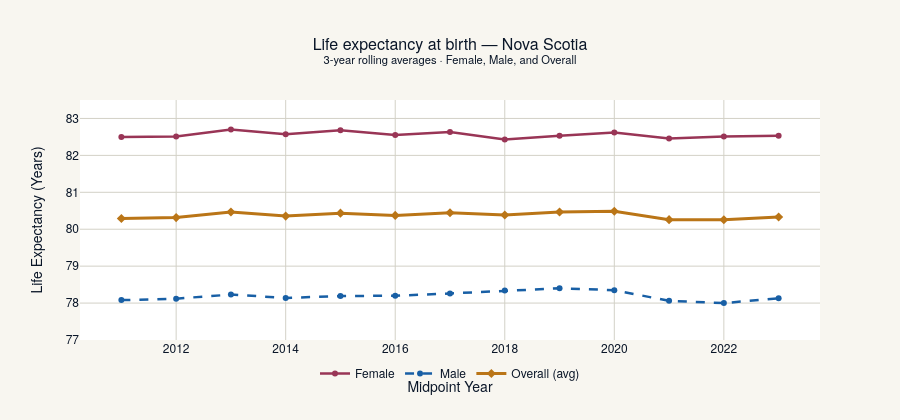

Notebook code cell kept with this figure:
### Markdown cell above
### 2.2 Life Expectancy at Birth

Life expectancy data is reported as 3-year rolling averages (e.g., "2010 to 2012"). We extract the midpoint year and use **life expectancy at birth (age 0)** — the WHO/Statistics Canada standard for population-level health benchmarking.

**Why at birth?** It captures the full mortality burden across all ages compressed into a single number. Using life expectancy at, say, age 65 would only measure elderly survival — missing the impact of chronic disease on working-age Nova Scotians, which is exactly where socioeconomic effects are strongest.

**The free healthcare angle:** Under Canada's universal system, you'd hope life expectancy would be *rising* as healthcare improves. In NS, it has been essentially **flat** at ~80.3 years for a decade. This stagnation is itself a finding — access to care is necessary but not sufficient.

### Code cell
# ============================================================
# 2.2 LIFE EXPECTANCY → Province Level
# ============================================================
life = pd.read_csv('./clean/life_expectancy.csv')
life_birth = life[life['Age group'] == '0 years'].copy()
life_birth['Year'] = life_birth['Year Period'].apply(lambda x: int(x.split(' to ')[0]) + 1)

# Keep gender-level for viz, then average for merge
life_gender = life_birth.groupby(['Year', 'Gender'])['Life Expectancy'].mean().reset_index()
life_yearly = life_birth.groupby('Year')['Life Expectancy'].mean().reset_index()
life_yearly.columns = ['Year', 'Life_Expectancy']

print(f"Life expectancy at birth: {life_yearly['Year'].min()}–{life_yearly['Year'].max()}")
print(f"Range: {life_yearly['Life_Expectancy'].min():.2f} – {life_yearly['Life_Expectancy'].max():.2f} years")
print(f"Total variation over decade: {life_yearly['Life_Expectancy'].max() - life_yearly['Life_Expectancy'].min():.2f} years")

# --- Interactive chart ---
fig = go.Figure()

for gender, color, dash in [('F', NS['pink'], 'solid'), ('M', NS['blue'], 'dash')]:
    gdata = life_gender[life_gender['Gender'] == gender]
    fig.add_trace(go.Scatter(
        x=gdata['Year'], y=gdata['Life Expectancy'],
        name=f"{'Female' if gender == 'F' else 'Male'}",
        mode='lines+markers', line=dict(width=2.5, color=color, dash=dash),
        marker=dict(size=6),
        hovertemplate='<b>%{fullData.name}</b><br>Year: %{x}<br>Life Exp: %{y:.2f} yrs<extra></extra>'
    ))

fig.add_trace(go.Scatter(
    x=life_yearly['Year'], y=life_yearly['Life_Expectancy'],
    name='Overall (avg)', mode='lines+markers',
    line=dict(width=3, color=NS['gold']),
    marker=dict(size=7, symbol='diamond'),
    hovertemplate='<b>Overall</b><br>Year: %{x}<br>Life Exp: %{y:.2f} yrs<extra></extra>'
))

fig.update_layout(
    template=NS_TEMPLATE,
    title='Life expectancy at birth — Nova Scotia<br><sup>3-year rolling averages · Female, Male, and Overall</sup>',
    xaxis_title='Midpoint Year', yaxis_title='Life Expectancy (Years)',
    yaxis=dict(range=[77, 83.5]),
    legend=dict(orientation='h', yanchor='bottom', y=-0.2, xanchor='center', x=0.5),
    height=420, hovermode='x unified'
)
fig.show()

### Figure 1 — Plotly figure (JSON) as saved in the notebook; plotly's stock layout.template omitted (floating-point values rounded to 4 significant figures)
{"data": [{"hovertemplate": "<b>%{fullData.name}</b><br>Year: %{x}<br>Life Exp: %{y:.2f} yrs<extra></extra>", "line": {"color": "#993556", "dash": "solid", "width": 2.5}, "marker": {"size": 6}, "mode": "lines+markers", "name": "Female", "type": "scatter", "x": [2011, 2012, 2013, 2014, 2015, 2016, 2017, 2018, 2019, 2020, 2021, 2022, 2023], "y": [82.5, 82.51, 82.7, 82.57, 82.68, 82.55, 82.63, 82.43, 82.53, 82.62, 82.46, 82.51, 82.53]}, {"hovertemplate": "<b>%{fullData.name}</b><br>Year: %{x}<br>Life Exp: %{y:.2f} yrs<extra></extra>", "line": {"color": "#185FA5", "dash": "dash", "width": 2.5}, "marker": {"size": 6}, "mode": "lines+markers", "name": "Male", "type": "scatter", "x": [2011, 2012, 2013, 2014, 2015, 2016, 2017, 2018, 2019, 2020, 2021, 2022, 2023], "y": [78.08, 78.12, 78.23, 78.14, 78.19, 78.2, 78.26, 78.34, 78.4, 78.35, 78.06, 78.0, 78.13]}, {"hovertemplate": "<b>Overall</b><br>Year: %{x}<br>Life Exp: %{y:.2f} yrs<extra></extra>", "line": {"color": "#BA7517", "width": 3}, "marker": {"size": 7, "symbol": "diamond"}, "mode": "lines+markers", "name": "Overall (avg)", "type": "scatter", "x": [2011, 2012, 2013, 2014, 2015, 2016, 2017, 2018, 2019, 2020, 2021, 2022, 2023], "y": [80.29, 80.31, 80.47, 80.35, 80.44, 80.38, 80.44, 80.39, 80.47, 80.48, 80.26, 80.25, 80.33]}], "layout": {"height": 420, "hovermode": "x unified", "legend": {"orientation": "h", "x": 0.5, "xanchor": "center", "y": -0.2, "yanchor": "bottom"}, "title": {"text": "Life expectancy at birth — Nova Scotia<br><sup>3-year rolling averages · Female, Male, and Overall</sup>"}, "xaxis": {"title": {"text": "Midpoint Year"}}, "yaxis": {"range": [77, 83.5], "title": {"text": "Life Expectancy (Years)"}}}}
